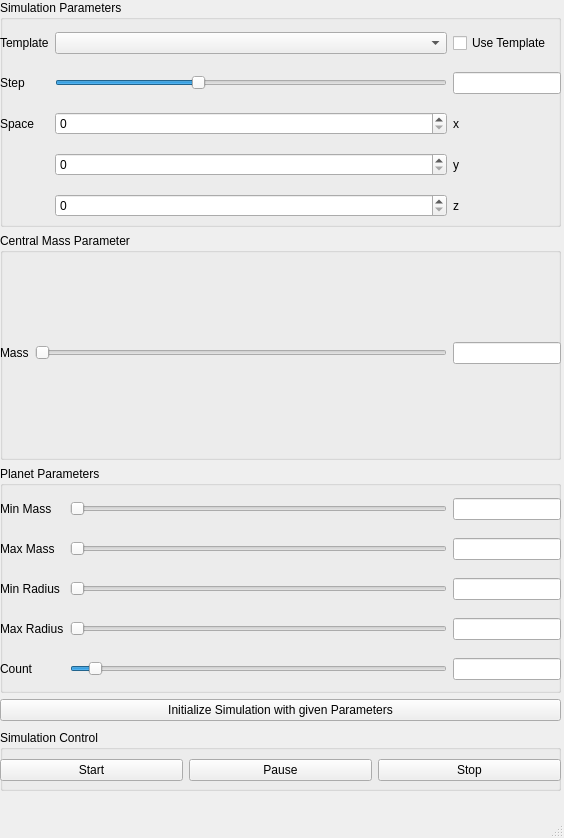
<?xml version="1.0" encoding="UTF-8"?>
<ui version="4.0">
 <class>MainWindow</class>
 <widget class="QMainWindow" name="MainWindow">
  <property name="geometry">
   <rect>
    <x>0</x>
    <y>0</y>
    <width>564</width>
    <height>838</height>
   </rect>
  </property>
  <property name="windowTitle">
   <string>Cassiopeia</string>
  </property>
  <property name="styleSheet">
   <string notr="true"/>
  </property>
  <widget class="QWidget" name="centralwidget">
   <property name="styleSheet">
    <string notr="true"/>
   </property>
   <widget class="QWidget" name="verticalLayoutWidget">
    <property name="geometry">
     <rect>
      <x>0</x>
      <y>0</y>
      <width>561</width>
      <height>721</height>
     </rect>
    </property>
    <layout class="QVBoxLayout" name="verticalLayout">
     <item>
      <widget class="QGroupBox" name="groupBox_4">
       <property name="title">
        <string>Simulation Parameters</string>
       </property>
       <widget class="QWidget" name="gridLayoutWidget_3">
        <property name="geometry">
         <rect>
          <x>0</x>
          <y>20</y>
          <width>561</width>
          <height>211</height>
         </rect>
        </property>
        <layout class="QGridLayout" name="gridLayout_3">
         <item row="1" column="2">
          <widget class="QSlider" name="hsStep">
           <property name="minimum">
            <number>1</number>
           </property>
           <property name="maximum">
            <number>10000</number>
           </property>
           <property name="value">
            <number>3600</number>
           </property>
           <property name="orientation">
            <enum>Qt::Horizontal</enum>
           </property>
          </widget>
         </item>
         <item row="1" column="0">
          <widget class="QLabel" name="label_8">
           <property name="text">
            <string>Step</string>
           </property>
          </widget>
         </item>
         <item row="2" column="0">
          <widget class="QLabel" name="label_9">
           <property name="text">
            <string>Space</string>
           </property>
          </widget>
         </item>
         <item row="4" column="2">
          <widget class="QSpinBox" name="sbSpaceZ"/>
         </item>
         <item row="2" column="2">
          <widget class="QSpinBox" name="sbSpaceX">
           <property name="enabled">
            <bool>true</bool>
           </property>
          </widget>
         </item>
         <item row="3" column="2">
          <widget class="QSpinBox" name="sbSpaceY"/>
         </item>
         <item row="3" column="3">
          <widget class="QLabel" name="label_10">
           <property name="text">
            <string>y</string>
           </property>
          </widget>
         </item>
         <item row="2" column="3">
          <widget class="QLabel" name="label_7">
           <property name="text">
            <string>x</string>
           </property>
          </widget>
         </item>
         <item row="4" column="3">
          <widget class="QLabel" name="label_11">
           <property name="text">
            <string>z</string>
           </property>
          </widget>
         </item>
         <item row="0" column="0">
          <widget class="QLabel" name="label_12">
           <property name="text">
            <string>Template</string>
           </property>
          </widget>
         </item>
         <item row="0" column="2">
          <widget class="QComboBox" name="cmbTemplate"/>
         </item>
         <item row="0" column="3">
          <widget class="QCheckBox" name="cbTemplate">
           <property name="text">
            <string>Use Template</string>
           </property>
          </widget>
         </item>
         <item row="1" column="3">
          <widget class="QLineEdit" name="leStep">
           <property name="sizePolicy">
            <sizepolicy hsizetype="Fixed" vsizetype="Fixed">
             <horstretch>0</horstretch>
             <verstretch>0</verstretch>
            </sizepolicy>
           </property>
          </widget>
         </item>
        </layout>
       </widget>
      </widget>
     </item>
     <item>
      <widget class="QGroupBox" name="groupBox_3">
       <property name="enabled">
        <bool>true</bool>
       </property>
       <property name="title">
        <string>Central Mass Parameter</string>
       </property>
       <widget class="QWidget" name="gridLayoutWidget_2">
        <property name="geometry">
         <rect>
          <x>0</x>
          <y>20</y>
          <width>561</width>
          <height>201</height>
         </rect>
        </property>
        <layout class="QGridLayout" name="gridLayout_2">
         <item row="0" column="1">
          <widget class="QSlider" name="hsCentralMass">
           <property name="minimum">
            <number>1000000</number>
           </property>
           <property name="maximum">
            <number>1000000000</number>
           </property>
           <property name="value">
            <number>1989100</number>
           </property>
           <property name="orientation">
            <enum>Qt::Horizontal</enum>
           </property>
          </widget>
         </item>
         <item row="0" column="0">
          <widget class="QLabel" name="label_6">
           <property name="text">
            <string>Mass</string>
           </property>
          </widget>
         </item>
         <item row="0" column="2">
          <widget class="QLineEdit" name="leMass">
           <property name="sizePolicy">
            <sizepolicy hsizetype="Fixed" vsizetype="Fixed">
             <horstretch>0</horstretch>
             <verstretch>0</verstretch>
            </sizepolicy>
           </property>
          </widget>
         </item>
        </layout>
       </widget>
      </widget>
     </item>
     <item>
      <widget class="QGroupBox" name="groupBox_2">
       <property name="title">
        <string>Planet Parameters</string>
       </property>
       <widget class="QWidget" name="gridLayoutWidget">
        <property name="geometry">
         <rect>
          <x>0</x>
          <y>20</y>
          <width>561</width>
          <height>211</height>
         </rect>
        </property>
        <layout class="QGridLayout" name="gridLayout">
         <item row="4" column="1">
          <widget class="QSlider" name="hsPlanetCount">
           <property name="maximum">
            <number>1000</number>
           </property>
           <property name="value">
            <number>50</number>
           </property>
           <property name="orientation">
            <enum>Qt::Horizontal</enum>
           </property>
          </widget>
         </item>
         <item row="2" column="1">
          <widget class="QSlider" name="hsPlanetMinRad">
           <property name="orientation">
            <enum>Qt::Horizontal</enum>
           </property>
          </widget>
         </item>
         <item row="0" column="1">
          <widget class="QSlider" name="hsPlanetMinMass">
           <property name="minimum">
            <number>1</number>
           </property>
           <property name="maximum">
            <number>11</number>
           </property>
           <property name="value">
            <number>1</number>
           </property>
           <property name="orientation">
            <enum>Qt::Horizontal</enum>
           </property>
          </widget>
         </item>
         <item row="1" column="1">
          <widget class="QSlider" name="hsPlanetMaxMass">
           <property name="minimum">
            <number>1</number>
           </property>
           <property name="maximum">
            <number>11</number>
           </property>
           <property name="orientation">
            <enum>Qt::Horizontal</enum>
           </property>
          </widget>
         </item>
         <item row="3" column="1">
          <widget class="QSlider" name="hsPlanetMaxRad">
           <property name="orientation">
            <enum>Qt::Horizontal</enum>
           </property>
          </widget>
         </item>
         <item row="1" column="0">
          <widget class="QLabel" name="label_2">
           <property name="text">
            <string>Max Mass</string>
           </property>
          </widget>
         </item>
         <item row="0" column="0">
          <widget class="QLabel" name="label">
           <property name="text">
            <string>Min Mass</string>
           </property>
          </widget>
         </item>
         <item row="2" column="0">
          <widget class="QLabel" name="label_3">
           <property name="text">
            <string>Min Radius</string>
           </property>
          </widget>
         </item>
         <item row="3" column="0">
          <widget class="QLabel" name="label_4">
           <property name="text">
            <string>Max Radius</string>
           </property>
          </widget>
         </item>
         <item row="4" column="0">
          <widget class="QLabel" name="label_5">
           <property name="text">
            <string>Count</string>
           </property>
          </widget>
         </item>
         <item row="0" column="2">
          <widget class="QLineEdit" name="lePlanetMinMass">
           <property name="sizePolicy">
            <sizepolicy hsizetype="Fixed" vsizetype="Fixed">
             <horstretch>0</horstretch>
             <verstretch>0</verstretch>
            </sizepolicy>
           </property>
          </widget>
         </item>
         <item row="1" column="2">
          <widget class="QLineEdit" name="lePlanetMaxMass">
           <property name="sizePolicy">
            <sizepolicy hsizetype="Fixed" vsizetype="Fixed">
             <horstretch>0</horstretch>
             <verstretch>0</verstretch>
            </sizepolicy>
           </property>
          </widget>
         </item>
         <item row="2" column="2">
          <widget class="QLineEdit" name="lePlanetMinRad">
           <property name="sizePolicy">
            <sizepolicy hsizetype="Fixed" vsizetype="Fixed">
             <horstretch>0</horstretch>
             <verstretch>0</verstretch>
            </sizepolicy>
           </property>
          </widget>
         </item>
         <item row="4" column="2">
          <widget class="QLineEdit" name="lePlanetCount">
           <property name="sizePolicy">
            <sizepolicy hsizetype="Fixed" vsizetype="Fixed">
             <horstretch>0</horstretch>
             <verstretch>0</verstretch>
            </sizepolicy>
           </property>
          </widget>
         </item>
         <item row="3" column="2">
          <widget class="QLineEdit" name="lePlanetMaxRad">
           <property name="sizePolicy">
            <sizepolicy hsizetype="Fixed" vsizetype="Fixed">
             <horstretch>0</horstretch>
             <verstretch>0</verstretch>
            </sizepolicy>
           </property>
          </widget>
         </item>
        </layout>
       </widget>
      </widget>
     </item>
     <item>
      <widget class="QPushButton" name="btnInitialize">
       <property name="text">
        <string>Initialize Simulation with given Parameters</string>
       </property>
      </widget>
     </item>
    </layout>
   </widget>
   <widget class="QWidget" name="horizontalLayoutWidget">
    <property name="geometry">
     <rect>
      <x>0</x>
      <y>730</y>
      <width>561</width>
      <height>61</height>
     </rect>
    </property>
    <layout class="QHBoxLayout" name="horizontalLayout">
     <item>
      <widget class="QGroupBox" name="groupBox">
       <property name="styleSheet">
        <string notr="true"/>
       </property>
       <property name="title">
        <string>Simulation Control</string>
       </property>
       <widget class="QWidget" name="horizontalLayoutWidget_2">
        <property name="geometry">
         <rect>
          <x>0</x>
          <y>20</y>
          <width>561</width>
          <height>41</height>
         </rect>
        </property>
        <layout class="QHBoxLayout" name="horizontalLayout_2">
         <item>
          <widget class="QPushButton" name="btnStart">
           <property name="text">
            <string>Start</string>
           </property>
          </widget>
         </item>
         <item>
          <widget class="QPushButton" name="btnPause">
           <property name="text">
            <string>Pause</string>
           </property>
          </widget>
         </item>
         <item>
          <widget class="QPushButton" name="btnStop">
           <property name="text">
            <string>Stop</string>
           </property>
          </widget>
         </item>
        </layout>
       </widget>
      </widget>
     </item>
    </layout>
   </widget>
  </widget>
  <widget class="QMenuBar" name="menubar">
   <property name="geometry">
    <rect>
     <x>0</x>
     <y>0</y>
     <width>564</width>
     <height>20</height>
    </rect>
   </property>
  </widget>
  <widget class="QStatusBar" name="statusbar"/>
 </widget>
 <resources/>
 <connections/>
</ui>
